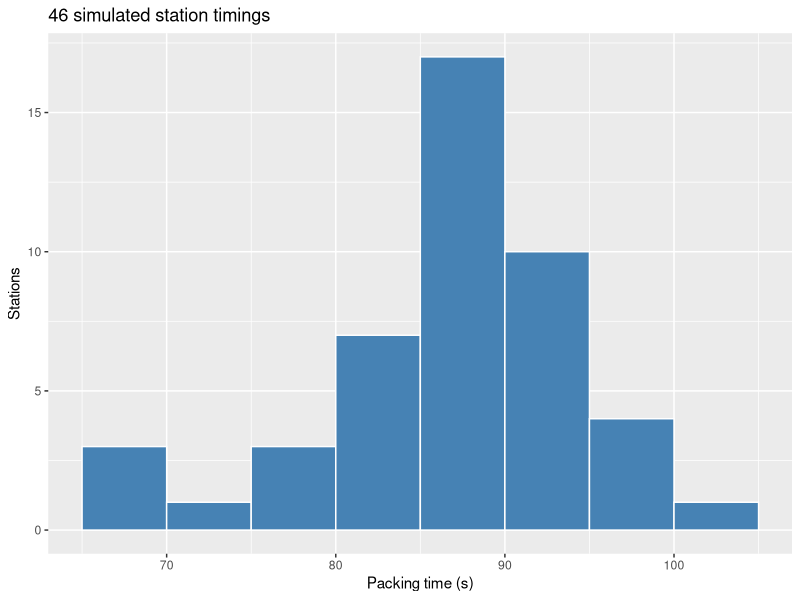
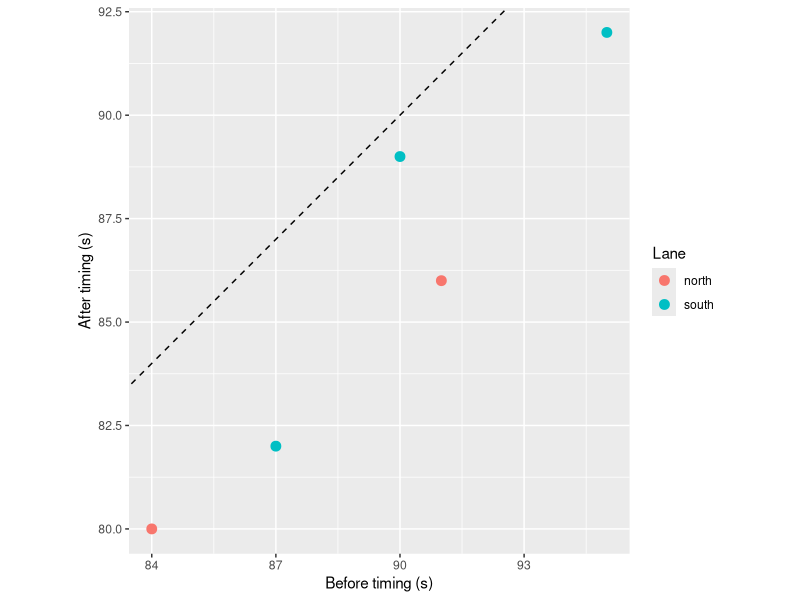
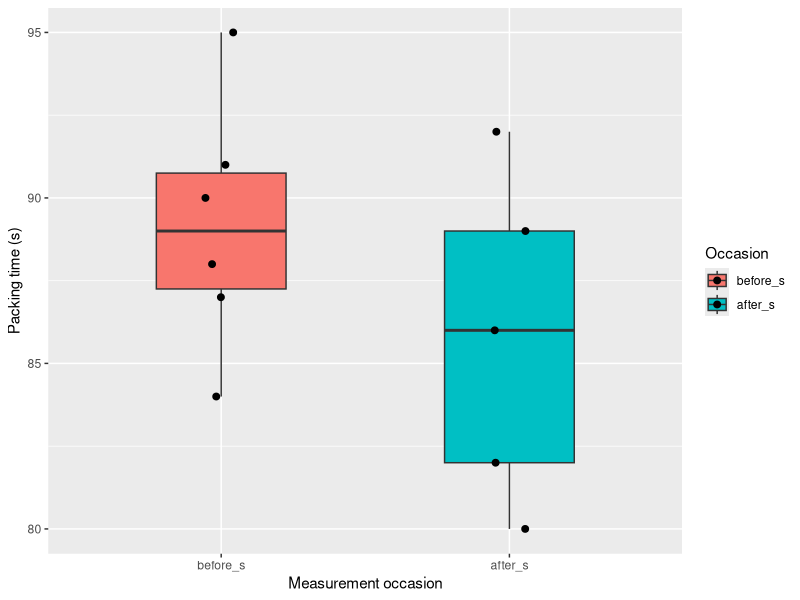

R code for these plots, in order:
## ---- chunk 1
needed_packages <- c("tidyr", "dplyr", "ggplot2")
unavailable <- needed_packages[!vapply(needed_packages, requireNamespace, logical(1), quietly = TRUE)]
if (length(unavailable)) stop(paste("Install these packages in your own R library:", paste(unavailable, collapse = ", ")))
## ---- chunk 2
set.seed(8216)
station_seconds <- rnorm(48, mean = 85, sd = 9)
set.seed(8216)
repeat_seconds <- rnorm(48, mean = 85, sd = 9)
stopifnot(identical(station_seconds, repeat_seconds), length(station_seconds) == 48L)
station_sample <- data.frame(
  station = sprintf("p%02d", seq_along(station_seconds)),
  lane = factor(rep(c("north", "south"), each = 24), levels = c("north", "south")),
  seconds = station_seconds
)
print(round(c(sample_mean = mean(station_seconds), sample_sd = sd(station_seconds)), 2))
## ---- chunk 3
illustrative_draws <- c(-2, -0.5, 0.4, 1.8)
clipped_draws <- pmax(illustrative_draws, 0)
print(clipped_draws)
set.seed(9123)
positive_draws <- numeric(0)
while (length(positive_draws) < 48L) {
  batch <- rnorm(80, mean = 1, sd = 1)
  positive_draws <- c(positive_draws, batch[batch > 0])
}
positive_draws <- positive_draws[seq_len(48L)]
stopifnot(identical(clipped_draws, c(0, 0, 0.4, 1.8)))
stopifnot(length(positive_draws) == 48L, all(positive_draws > 0))
## ---- chunk 4
station_sample$pace <- factor(
  ifelse(station_sample$seconds < 85, "under target", "at or over target"),
  levels = c("under target", "at or over target")
)
station_sample$seconds[c(5, 32)] <- NA_real_
# Derive categories again after deliberately marking two measurements missing.
station_sample$pace <- factor(
  ifelse(station_sample$seconds < 85, "under target", "at or over target"),
  levels = c("under target", "at or over target")
)
print(table(station_sample$pace, useNA = "ifany"))
stopifnot(sum(is.na(station_sample$seconds)) == 2L)
stopifnot(sum(is.na(station_sample$pace)) == 2L)
stopifnot(identical(levels(station_sample$pace), c("under target", "at or over target")))
## ---- chunk 5
packing_wide <- data.frame(
  station = c("p01", "p02", "p03", "p04", "p05", "p06"),
  lane = factor(c("north", "north", "north", "south", "south", "south")),
  before_s = c(84, 91, 88, 95, 87, 90),
  after_s = c(80, 86, NA, 92, 82, 89)
)
stopifnot(!anyDuplicated(packing_wide$station))
packing_long <- tidyr::pivot_longer(
  packing_wide, cols = c(before_s, after_s),
  names_to = "occasion", values_to = "seconds"
)
packing_long$occasion <- factor(packing_long$occasion, levels = c("before_s", "after_s"))
print(packing_long)
stopifnot(nrow(packing_long) == 12L, sum(is.na(packing_long$seconds)) == 1L)
stopifnot(!anyDuplicated(packing_long[c("station", "occasion")]))
## ---- chunk 6
packing_again <- tidyr::pivot_wider(
  packing_long, id_cols = c(station, lane),
  names_from = occasion, values_from = seconds
)
stopifnot(nrow(packing_again) == 6L)
stopifnot(identical(packing_again$station, packing_wide$station))
stopifnot(isTRUE(all.equal(packing_again$before_s, packing_wide$before_s)))
stopifnot(isTRUE(all.equal(packing_again$after_s, packing_wide$after_s)))
## ---- chunk 7
lane_summary <- dplyr::summarise(
  dplyr::group_by(packing_long, lane, occasion),
  rows = dplyr::n(),
  measured = sum(!is.na(seconds)),
  missing = sum(is.na(seconds)),
  mean_s = mean(seconds, na.rm = TRUE),
  sd_s = sd(seconds, na.rm = TRUE),
  .groups = "drop"
)
print(lane_summary)
stopifnot(nrow(lane_summary) == 4L, sum(lane_summary$measured) == 11L)
stopifnot(isTRUE(all.equal(lane_summary$mean_s, c(263/3, 83, 272/3, 263/3))))
## ---- chunk 8
known_timings <- station_sample[!is.na(station_sample$seconds), ]
timing_histogram <- ggplot2::ggplot(known_timings, ggplot2::aes(x = seconds)) +
  ggplot2::geom_histogram(binwidth = 5, boundary = 0, colour = "white", fill = "steelblue") +
  ggplot2::labs(title = "46 simulated station timings", x = "Packing time (s)", y = "Stations")
print(timing_histogram)
paired_timings <- packing_wide[complete.cases(packing_wide[c("before_s", "after_s")]), ]
paired_scatter <- ggplot2::ggplot(paired_timings, ggplot2::aes(x = before_s, y = after_s, colour = lane)) +
  ggplot2::geom_point(size = 3) +
  ggplot2::geom_abline(slope = 1, intercept = 0, linetype = "dashed") +
  ggplot2::coord_equal() +
  ggplot2::labs(x = "Before timing (s)", y = "After timing (s)", colour = "Lane")
print(paired_scatter)
stopifnot(nrow(known_timings) == 46L, nrow(paired_timings) == 5L)
## ---- chunk 9
known_repeats <- packing_long[!is.na(packing_long$seconds), ]
repeat_boxplot <- ggplot2::ggplot(known_repeats, ggplot2::aes(x = occasion, y = seconds, fill = occasion)) +
  ggplot2::geom_boxplot(outlier.shape = NA, width = 0.45) +
  ggplot2::geom_jitter(width = 0.06, height = 0, size = 2) +
  ggplot2::labs(x = "Measurement occasion", y = "Packing time (s)", fill = "Occasion")
print(repeat_boxplot)
stopifnot(nrow(known_repeats) == 11L)
## ---- chunk 10
change_s <- paired_timings$after_s - paired_timings$before_s
print(change_s)
print(mean(change_s))
paired_check <- t.test(paired_timings$after_s, paired_timings$before_s, paired = TRUE)
print(paired_check$estimate)
stopifnot(identical(change_s, c(-4, -5, -3, -5, -1)))
stopifnot(isTRUE(all.equal(mean(change_s), -3.6)))
